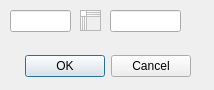
<?xml version="1.0" encoding="UTF-8"?>
<ui version="4.0">
 <class>BodeRateChangeValueDialog</class>
 <widget class="QDialog" name="BodeRateChangeValueDialog">
  <property name="geometry">
   <rect>
    <x>0</x>
    <y>0</y>
    <width>214</width>
    <height>90</height>
   </rect>
  </property>
  <property name="windowTitle">
   <string>Fill in Min-max freq</string>
  </property>
  <widget class="QLineEdit" name="lineEdit">
   <property name="geometry">
    <rect>
     <x>10</x>
     <y>10</y>
     <width>61</width>
     <height>22</height>
    </rect>
   </property>
  </widget>
  <widget class="QDialogButtonBox" name="buttonBox">
   <property name="geometry">
    <rect>
     <x>10</x>
     <y>50</y>
     <width>181</width>
     <height>32</height>
    </rect>
   </property>
   <property name="orientation">
    <enum>Qt::Horizontal</enum>
   </property>
   <property name="standardButtons">
    <set>QDialogButtonBox::Cancel|QDialogButtonBox::Ok</set>
   </property>
  </widget>
  <widget class="QLineEdit" name="lineEdit_2">
   <property name="geometry">
    <rect>
     <x>110</x>
     <y>10</y>
     <width>71</width>
     <height>22</height>
    </rect>
   </property>
  </widget>
  <widget class="QTextBrowser" name="textBrowser">
   <property name="geometry">
    <rect>
     <x>80</x>
     <y>10</y>
     <width>21</width>
     <height>21</height>
    </rect>
   </property>
   <property name="html">
    <string>&lt;!DOCTYPE HTML PUBLIC &quot;-//W3C//DTD HTML 4.0//EN&quot; &quot;http://www.w3.org/TR/REC-html40/strict.dtd&quot;&gt;
&lt;html&gt;&lt;head&gt;&lt;meta name=&quot;qrichtext&quot; content=&quot;1&quot; /&gt;&lt;meta charset=&quot;utf-8&quot; /&gt;&lt;style type=&quot;text/css&quot;&gt;
p, li { white-space: pre-wrap; }
hr { height: 1px; border-width: 0; }
li.unchecked::marker { content: &quot;\2610&quot;; }
li.checked::marker { content: &quot;\2612&quot;; }
&lt;/style&gt;&lt;/head&gt;&lt;body style=&quot; font-family:'Segoe UI'; font-size:9pt; font-weight:400; font-style:normal;&quot;&gt;
&lt;p style=&quot; margin-top:0px; margin-bottom:0px; margin-left:0px; margin-right:0px; -qt-block-indent:0; text-indent:0px;&quot;&gt;-&lt;/p&gt;&lt;/body&gt;&lt;/html&gt;</string>
   </property>
  </widget>
 </widget>
 <resources/>
 <connections/>
</ui>
